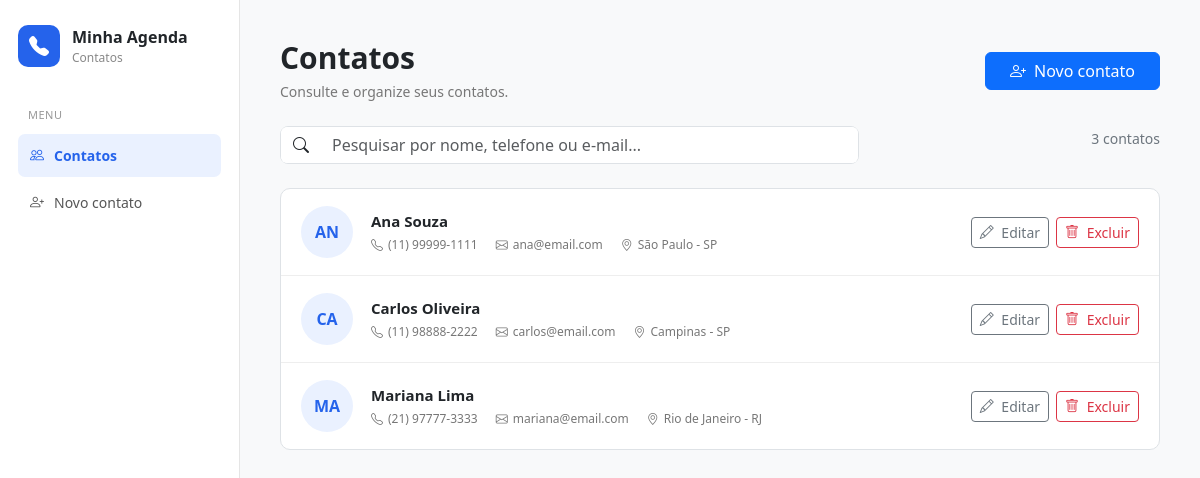
/agenda_contatos/index.php, run on the app's committed database.
### tables this page shows
CREATE TABLE `contatos` (
  `id` int(11) NOT NULL,
  `nome` varchar(120) NOT NULL,
  `telefone` varchar(30) NOT NULL,
  `email` varchar(150) DEFAULT NULL,
  `foto` varchar(255) DEFAULT NULL,
  `endereco` varchar(255) DEFAULT NULL,
  `criado_em` timestamp NOT NULL DEFAULT current_timestamp(),
  `atualizado_em` timestamp NOT NULL DEFAULT current_timestamp() ON UPDATE current_timestamp()
);

### agenda_contatos/index.php (the view, shortened to what this page needs)
<?php
require 'config.php';
$busca = trim($_GET['busca'] ?? '');
if ($busca !== '') {
    $stmt = $pdo->prepare("
        SELECT * FROM contatos
        WHERE nome LIKE :busca
        OR telefone LIKE :busca
        OR email LIKE :busca
        OR endereco LIKE :busca
        ORDER BY nome ASC
    ");
    $stmt->execute([
        'busca' => "%$busca%"
    ]);
} else {
    $stmt = $pdo->query("
        SELECT * FROM contatos
        ORDER BY nome ASC
    ");
}
$contatos = $stmt->fetchAll();
?>
<!DOCTYPE html>
<html lang="pt-BR">
<head>
    <link
        href="https://cdn.jsdelivr.net/npm/bootstrap@5.3.3/dist/css/bootstrap.min.css"
        rel="stylesheet">
    <link
        rel="stylesheet"
        href="https://cdn.jsdelivr.net/npm/bootstrap-icons@1.11.3/font/bootstrap-icons.min.css">
</head>
<body>
    <aside class="sidebar">
        <div class="logo">
            <div class="logo-icon">
                <i class="bi bi-telephone-fill"></i>
            </div>
            <div>
                <div class="logo-title">
                    Minha Agenda
                </div>
                <div class="logo-subtitle">
                    Contatos
                </div>
            </div>
        </div>
        <div class="menu-title">
            Menu
        </div>
        <nav class="menu">
            <a
                href="index.php"
                class="menu-link active">
                <i class="bi bi-people"></i>
                Contatos
            </a>
            <a
                href="form.php"
                class="menu-link">
                <i class="bi bi-person-plus"></i>
                Novo contato
            </a>
        </nav>
    </aside>
    <main class="main">
        <div class="d-flex justify-content-between align-items-center mb-4 gap-3 flex-wrap">
            <div>
                <h1 class="page-title">
                    Contatos
                </h1>
                <div class="page-description">
                    Consulte e organize seus contatos.
                </div>
            </div>
            <a
                href="form.php"
                class="btn btn-primary px-4">
                <i class="bi bi-person-plus me-1"></i>
                Novo contato
            </a>
        </div>
        <div class="row mb-4">
            <div class="col-lg-8">
                <form method="get">
                    <div class="input-group search-box">
                        <span class="input-group-text bg-white border-0">
                            <i class="bi bi-search"></i>
                        </span>
                        <input
                            type="text"
                            name="busca"
                            class="form-control border-0 shadow-none"
                            placeholder="Pesquisar por nome, telefone ou e-mail..."
                            value="<?= htmlspecialchars($busca) ?>">
                    </div>
                </form>
            </div>
            <div class="col-lg-4 text-lg-end mt-3 mt-lg-0">
                <span class="text-secondary small">
                    <?= count($contatos) ?>
                    contato<?= count($contatos) == 1 ? '' : 's' ?>
                </span>
            </div>
        </div>
        <?php if (!$contatos): ?>
            <div class="contact-list">
                <div class="empty">
                    <div class="empty-icon">
                        <i class="bi bi-person-x"></i>
                    </div>
                    <h5>
                        Nenhum contato encontrado
                    </h5>
                    <p class="mb-4">
                        Adicione um novo contato para começar.
                    </p>
                    <a
                        href="form.php"
                        class="btn btn-primary">
                        <i class="bi bi-person-plus me-1"></i>
                        Adicionar contato
                    </a>
                </div>
            </div>
        <?php else: ?>
            <div class="contact-list">
                <?php foreach ($contatos as $contato): ?>
                    <?php
                    $nome = $contato['nome'];
                    $nomeLimpo = preg_replace(
                        '/[^A-Za-zÀ-ÿ]/u',
                        '',
                        $nome
                    );
                    $iniciais = strtoupper(
                        substr($nomeLimpo, 0, 2)
                    );
                    $temFoto =
                        !empty($contato['foto']) &&
                        file_exists(
                            __DIR__ . '/uploads/' . $contato['foto']
                        );
                    ?>
                    <div class="contact-row">
                        <?php if ($temFoto): ?>
                            <img
                                src="uploads/<?= htmlspecialchars($contato['foto']) ?>"
                                class="avatar"
                                alt="Foto de <?= htmlspecialchars($nome) ?>">
                        <?php else: ?>
                            <div class="avatar-placeholder">
                                <?= htmlspecialchars($iniciais) ?>
                            </div>
                        <?php endif; ?>
                        <div class="contact-info">
                            <div class="contact-name">
                                <?= htmlspecialchars($nome) ?>
                            </div>
                            <div class="contact-details">
                                <span>
                                    <i class="bi bi-telephone"></i>
                                    <?= htmlspecialchars($contato['telefone']) ?>
                                </span>
                                <?php if (!empty($contato['email'])): ?>
                                    <span>
                                        <i class="bi bi-envelope"></i>
                                        <?= htmlspecialchars($contato['email']) ?>
                                    </span>
                                <?php endif; ?>
                                <?php if (!empty($contato['endereco'])): ?>
                                    <span>
                                        <i class="bi bi-geo-alt"></i>
                                        <?= htmlspecialchars($contato['endereco']) ?>
                                    </span>
                                <?php endif; ?>
                            </div>
                        </div>
                        <div class="contact-actions">
                            <a
                                href="form.php?id=<?= $contato['id'] ?>"
                                class="btn btn-sm btn-outline-secondary">
                                <i class="bi bi-pencil me-1"></i>
                                Editar
                            </a>
                            <a
                                href="excluir.php?id=<?= $contato['id'] ?>"
                                class="btn btn-sm btn-outline-danger">
                                <i class="bi bi-trash me-1"></i>
                                Excluir
                            </a>
                        </div>
                    </div>
                <?php endforeach; ?>
            </div>
        <?php endif; ?>
    </main>
</body>
</html>

### agenda_contatos/index.php (style rules this page uses)
body { background: #f8f9fa; color: #212529; }
.sidebar { width: 240px; min-height: 100vh; background: #ffffff; border-right: 1px solid #e5e5e5; position: fixed; left: 0; top: 0; padding: 25px 18px; }
.logo { display: flex; align-items: center; gap: 12px; margin-bottom: 40px; }
.logo-icon { width: 42px; height: 42px; border-radius: 10px; background: #2563eb; color: white; display: flex; align-items: center; justify-content: center; font-size: 20px; }
.logo-title { font-weight: 600; font-size: 16px; }
.logo-subtitle { color: #888; font-size: 12px; }
.menu-title { color: #999; font-size: 11px; text-transform: uppercase; letter-spacing: .5px; margin: 0 0 10px 10px; }
.menu-link { display: flex; align-items: center; gap: 10px; padding: 11px 12px; color: #555; border-radius: 7px; text-decoration: none; font-size: 14px; margin-bottom: 4px; }
.menu-link.active { background: #eaf1ff; color: #2563eb; font-weight: 600; }
.main { margin-left: 240px; padding: 40px; }
.page-title { font-size: 30px; font-weight: 600; margin-bottom: 5px; }
.page-description { color: #777; font-size: 14px; }
.search-box { background: white; border: 1px solid #dee2e6; border-radius: 8px; }
.contact-list { background: white; border: 1px solid #dee2e6; border-radius: 10px; overflow: hidden; }
.contact-row { display: flex; align-items: center; gap: 18px; padding: 17px 20px; border-bottom: 1px solid #eeeeee; }
.contact-row:last-child { border-bottom: none; }
.avatar-placeholder { width: 52px; height: 52px; min-width: 52px; border-radius: 50%; background: #eaf1ff; color: #2563eb; display: flex; align-items: center; justify-content: center; font-weight: 600; }
.contact-info { flex: 1; min-width: 0; }
.contact-name { font-weight: 600; font-size: 15px; margin-bottom: 4px; }
.contact-details { display: flex; flex-wrap: wrap; gap: 18px; color: #777; font-size: 12px; }
.contact-details span { display: inline-flex; align-items: center; gap: 5px; }
.contact-actions { display: flex; gap: 7px; }

### data on the page
contatos: nome "AN", nome "Ana Souza", telefone "(11) 99999-1111", email "ana@email.com", endereco "São Paulo - SP"
contatos: nome "CA", nome "Carlos Oliveira", telefone "(11) 98888-2222", email "carlos@email.com", endereco "Campinas - SP"
contatos: nome "MA", nome "Mariana Lima", telefone "(21) 97777-3333", email "mariana@email.com", endereco "Rio de Janeiro - RJ"

### other printed values
count($contatos) "3"
